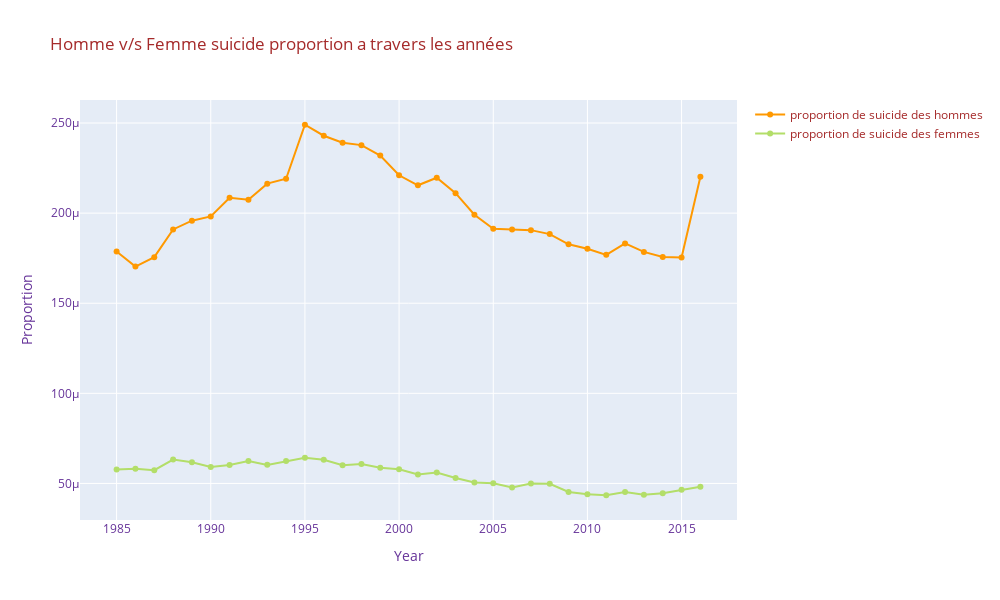

The cell this chart's notebook holds for it:
### Code cell
fig = go.Figure()

fig.add_trace(go.Scatter(x= gender_prop.index,
                         y = gender_prop.proportion.male,
                         mode = 'lines+markers',
                         name = 'proportion de suicide des hommes',
                         marker = dict(color='#FF9900')))

fig.add_trace(go.Scatter(x= gender_prop.index,
                         y = gender_prop.proportion.female,
                         mode = 'lines+markers',
                         name = 'proportion de suicide des femmes',
                         marker = dict(color='rgb(179,222,105)')))

fig.update_layout(height=600, width=1000,
                  title = 'Homme v/s Femme suicide proportion a travers les années',
                  font = dict(color="Brown"))

fig.update_xaxes(title_text = 'Year', color="RebeccaPurple")
fig.update_yaxes(title_text = 'Proportion', color="RebeccaPurple")

fig.show()

### Figure 1 — Plotly figure (JSON) as saved in the notebook; plotly's stock layout.template omitted (floating-point values rounded to 4 significant figures)
{"data": [{"marker": {"color": "#FF9900"}, "mode": "lines+markers", "name": "proportion de suicide des hommes", "type": "scatter", "x": [1985, 1986, 1987, 1988, 1989, 1990, 1991, 1992, 1993, 1994, 1995, 1996, 1997, 1998, 1999, 2000, 2001, 2002, 2003, 2004, 2005, 2006, 2007, 2008, 2009, 2010, 2011, 2012, 2013, 2014, 2015, 2016], "y": [0.0001788, 0.0001703, 0.0001756, 0.000191, 0.0001958, 0.0001982, 0.0002085, 0.0002075, 0.0002164, 0.0002191, 0.0002491, 0.000243, 0.000239, 0.0002377, 0.000232, 0.000221, 0.0002155, 0.0002197, 0.0002111, 0.0001991, 0.0001913, 0.0001909, 0.0001906, 0.0001884, 0.0001827, 0.0001803, 0.0001769, 0.0001832, 0.0001785, 0.0001756, 0.0001753, 0.0002202]}, {"marker": {"color": "rgb(179,222,105)"}, "mode": "lines+markers", "name": "proportion de suicide des femmes", "type": "scatter", "x": [1985, 1986, 1987, 1988, 1989, 1990, 1991, 1992, 1993, 1994, 1995, 1996, 1997, 1998, 1999, 2000, 2001, 2002, 2003, 2004, 2005, 2006, 2007, 2008, 2009, 2010, 2011, 2012, 2013, 2014, 2015, 2016], "y": [5.777e-05, 5.813e-05, 5.732e-05, 6.324e-05, 6.177e-05, 5.907e-05, 6.028e-05, 6.25e-05, 6.031e-05, 6.24e-05, 6.42e-05, 6.314e-05, 6.005e-05, 6.08e-05, 5.868e-05, 5.783e-05, 5.492e-05, 5.606e-05, 5.302e-05, 5.054e-05, 5.008e-05, 4.769e-05, 4.994e-05, 4.98e-05, 4.529e-05, 4.406e-05, 4.344e-05, 4.522e-05, 4.366e-05, 4.459e-05, 4.654e-05, 4.819e-05]}], "layout": {"font": {"color": "Brown"}, "height": 600, "title": {"text": "Homme v/s Femme suicide proportion a travers les années"}, "width": 1000, "xaxis": {"color": "RebeccaPurple", "title": {"text": "Year"}}, "yaxis": {"color": "RebeccaPurple", "title": {"text": "Proportion"}}}}
